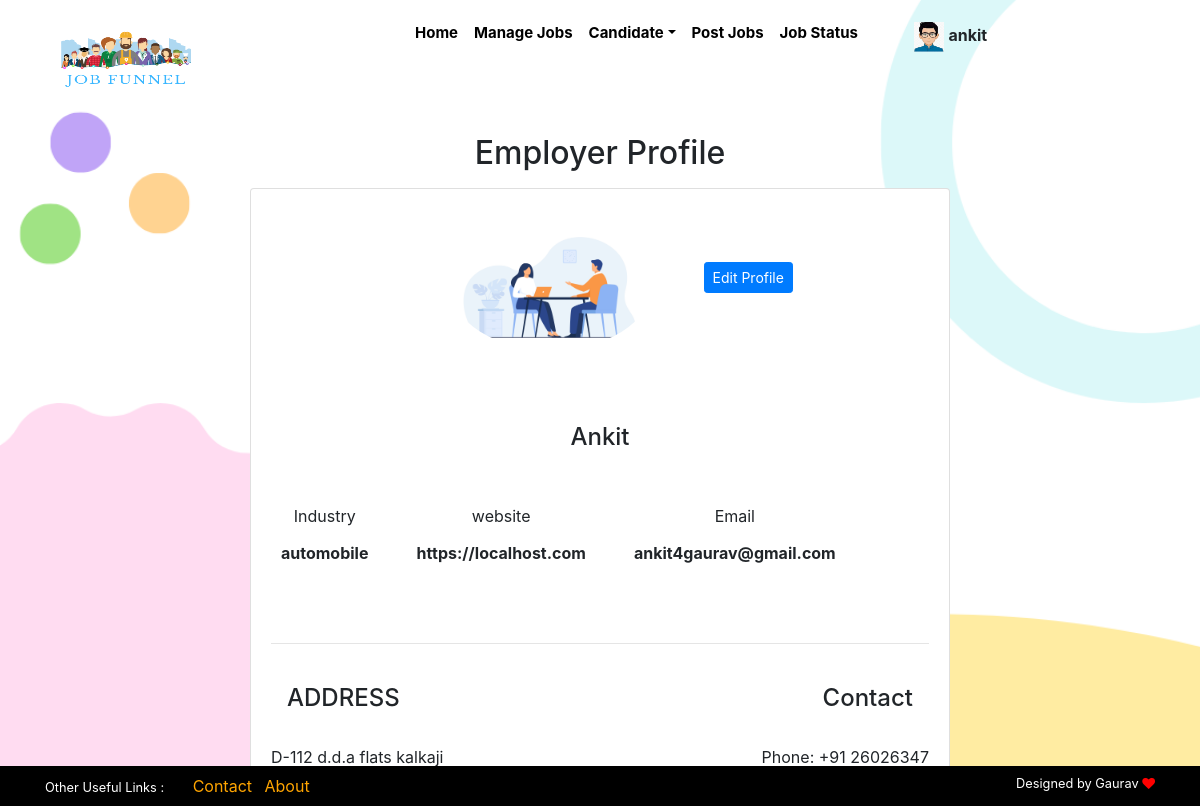
The app's page /employer-profile.php (signed in) with its own data.
### tables this page shows
CREATE TABLE `company_details` (
  `c_id` int(10) NOT NULL,
  `c_name` varchar(20) NOT NULL,
  `email` varchar(30) NOT NULL,
  `industry` varchar(20) NOT NULL,
  `mobile` bigint(30) NOT NULL,
  `website` varchar(40) NOT NULL,
  `logo` blob NOT NULL,
  `address` varchar(50) NOT NULL,
  `password` varchar(20) NOT NULL
);

### employer-profile.php (the view, shortened to what this page needs)
<!DOCTYPE html>
<html lang="en">
<head>
    <link rel="stylesheet" href="https://stackpath.bootstrapcdn.com/bootstrap/4.4.1/css/bootstrap.min.css">
	<link rel="stylesheet" href="https://stackpath.bootstrapcdn.com/font-awesome/4.7.0/css/font-awesome.min.css">
</head>
<body>
<?php
 include 'employer-header.php';
 include 'connection.php';
 ?>
<?php
  $comp_email = $_SESSION['email'];
  $sql = "SELECT * FROM company_details WHERE email ='{$comp_email}'";
  $result = mysqli_query($conn, $sql);
  if(mysqli_num_rows($result)>0){
  	$row = mysqli_fetch_assoc($result);
  ?>
  <div class="container-fluid">
	<div class="container">
		<div class="row">
		     <div class="col-md-9" style="margin:auto;">
    				<div class="h2 py-2 px-5 text-center" id="adm-title">Employer Profile</div>
    		      <div class="card" id="admin-profile-card" style="width: 700px; margin:auto;">
	    				<div class="row">
	    					<div class="col-md-12  mb-5">
	                                         <div class="images-file mt-3" style="margin-left: 200px; display: inline-block;  border-radius:50%; height:200px; width:200px;">
	                                            <img src="images/7566.jpg" alt="" id="blah" class="images-file card-img-top" style="margin-left: 0px; margin-top:20px; border-radius:50%;">
	                                        </div>
	                                       <div  class="ml-5" style=" display: inline-block;">
	                                       	<button class="btn btn-primary btn-sm" data-target="#edit-profile" data-toggle="modal">Edit Profile</button>
	                                       </div>
	    					</div>
	    				</div>
	    				<div class="card-body" style="margin-top:-50px;">
	    					<h4 class="card-title text-center" style="text-transform: capitalize;"><?php echo $row['c_name']; ?></h4>
	    					<div class="d-flex p-3">
	    					  <div class="p-4 text-center" style="margin-left:-30px;">Industry<h6 class="py-3"><b><?php echo $row['industry']; ?></b></h6></div>
	    					  <div class="p-4 text-center">website<h6 class="py-3"><b><?php echo $row['website']; ?></b></h6></div>
	    					  <div class="p-4 text-center">Email<h6 class="py-3"><b><?php echo $row['email']; ?></b></h6></div>
	    					</div>
	    					<hr>
                                 <div class="row">
                                 	<div class="col-md-6">
				    					<h4 class="px-3 py-4">ADDRESS</h4>
				    					<p><?php echo $row['address']; ?></p>
			    				    </div>
			    				    <div class="col-md-6">
				    					<h4 class="px-3 py-4 text-right">Contact</h4>
				    					<p class="text-right">Phone: +91&nbsp;<?php echo $row['mobile']; ?></p>
			    				    </div>
			    			</div>
	    				</div>
    				</div>
    	     </div>
    	</div>
	</div>
</div>
 <?php
 }
include 'footer.php';
?>
</body>
</html>

### employer-profile.php (style rules this page uses)
body { background-image: url('images/bg.png'); background-size:cover; background-repeat: no-repeat; }

### records on screen
company_details: c_name "Ankit", industry "automobile", website "https://localhost.com", email "ankit4gaurav@gmail.com", address "D-112 d.d.a flats kalkaji", mobile "26026347"

### other values on screen
$_SESSION['cname'] "ankit"
